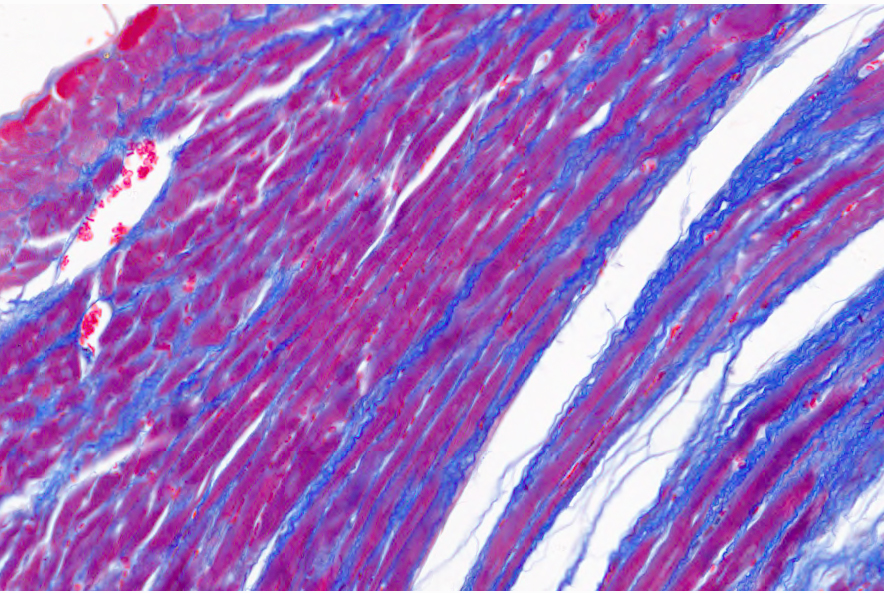
#> input picture TestImage.jpg, 884 x 593 px
$ jupyter execute Histology_HSV_Isolation.ipynb   (shell and % lines are left out)
#> lines starting #> are read from the running program, lines starting #| are printed output that depends on the picture
### hex_to_rgb.py
#!/usr/bin/env python3
# encoding: utf-8
#
# Copyright (C) 2022 Max Planck Institute for Multidisclplinary Sciences
# Copyright (C) 2022 University Medical Center Goettingen
# Copyright (C) 2022 Ajinkya Kulkarni <ajinkya.kulkarni@mpinat.mpg.de>
#
# This program is free software: you can redistribute it and/or modify
# it under the terms of the GNU Affero General Public License as
# published by the Free Software Foundation, either version 3 of the
# License, or (at your option) any later version.
#
# This program is distributed in the hope that it will be useful,
# but WITHOUT ANY WARRANTY; without even the implied warranty of
# MERCHANTABILITY or FITNESS FOR A PARTICULAR PURPOSE.  See the
# GNU Affero General Public License for more details.
#
# You should have received a copy of the GNU Affero General Public License
# along with this program. If not, see <https://www.gnu.org/licenses/>.

########################################################################################

from matplotlib.colors import hex2color
import numpy as np

def hex_to_rgb(hexcode):
	"""
	Convert hex color code to RGB color values.

	Parameters:
	hexcode (str): Hex color code string in the format of "#RRGGBB"

	Returns:
	np.ndarray: RGB color values as integers in the format of [R, G, B]

	Raises:
	TypeError: If input is not a string
	ValueError: If input string is not in the format of "#RRGGBB"
	"""
	if not isinstance(hexcode, str):
		raise TypeError("Input must be a string")
	if not hexcode.startswith("#") or len(hexcode) != 7:
		raise ValueError("Invalid hexcode format, should be in the format of '#RRGGBB'")

	# Convert hexcode to RGB color values using matplotlib hex2color function
	rgb_color_raw = np.asarray(hex2color(hexcode))

	# Multiply by 255 to get RGB values in the range of 0-255
	rgb_color = np.rint(255 * rgb_color_raw).astype(int)

	return rgb_color

### rgb_to_hsv.py
#!/usr/bin/env python3
# encoding: utf-8
#
# Copyright (C) 2022 Max Planck Institute for Multidisclplinary Sciences
# Copyright (C) 2022 University Medical Center Goettingen
# Copyright (C) 2022 Ajinkya Kulkarni <ajinkya.kulkarni@mpinat.mpg.de>
#
# This program is free software: you can redistribute it and/or modify
# it under the terms of the GNU Affero General Public License as
# published by the Free Software Foundation, either version 3 of the
# License, or (at your option) any later version.
#
# This program is distributed in the hope that it will be useful,
# but WITHOUT ANY WARRANTY; without even the implied warranty of
# MERCHANTABILITY or FITNESS FOR A PARTICULAR PURPOSE.  See the
# GNU Affero General Public License for more details.
#
# You should have received a copy of the GNU Affero General Public License
# along with this program. If not, see <https://www.gnu.org/licenses/>.

########################################################################################

import cv2
import numpy as np

def rgb_to_hsv(array):
	"""
	Convert RGB color to HSV color.

	Parameters:
	array (list or numpy.ndarray): RGB values of the color in the format [R, G, B].

	Returns:
	numpy.ndarray: HSV values of the color in the format [H, S, V].
	"""
	if not isinstance(array, (list, np.ndarray)):
		raise TypeError("Input must be a list or numpy array")
	if len(array) != 3:
		raise ValueError("Invalid RGB array format")

	# Convert RGB to HSV
	rgb = np.array([[array]], dtype = np.uint8)
	hsv_raw = cv2.cvtColor(rgb, cv2.COLOR_RGB2HSV)

	#squeeze the array and round it to nearest int
	hsv_color = np.rint(hsv_raw.squeeze()).astype(int)

	return hsv_color

### Histology_HSV_Isolation.ipynb
[cell 1]
from PIL import Image
import numpy as np
import cv2
from skimage.color import rgb2gray

import matplotlib.pyplot as plt
plt.rcParams.update({'font.size': 12})

[cell 2]
import sys

# Don't generate the __pycache__ folder locally
sys.dont_write_bytecode = True

# Print exception without the buit-in python warning
sys.tracebacklimit = 0

[cell 3]
from hex_to_rgb import *

from rgb_to_hsv import *

[cell 4]
LowerColorRGB = hex_to_rgb('#81C9E0')

LowerColorHSV = rgb_to_hsv(LowerColorRGB)

LowerColorHSV

[cell 5]
HigherColorRGB = hex_to_rgb('#003DF9')

HigherColorHSV = rgb_to_hsv(HigherColorRGB)

HigherColorHSV

[cell 6]
raw_image_from_pillow = Image.open('TestImage.jpg')
#> raw_image_from_pillow is the input picture: PIL image 884x593 RGB; mean R, G, B 158.4, 113.4, 193

[cell 7]
raw_image = np.array(raw_image_from_pillow)

[cell 8]
HSV_image = cv2.cvtColor(raw_image, cv2.COLOR_RGB2HSV)
#> HSV_image: shape (593, 884, 3); mean H, S, V 131.2, 121.2, 197.3

[cell 9]
mask = cv2.inRange(HSV_image,
                   LowerColorHSV,
                   HigherColorHSV)
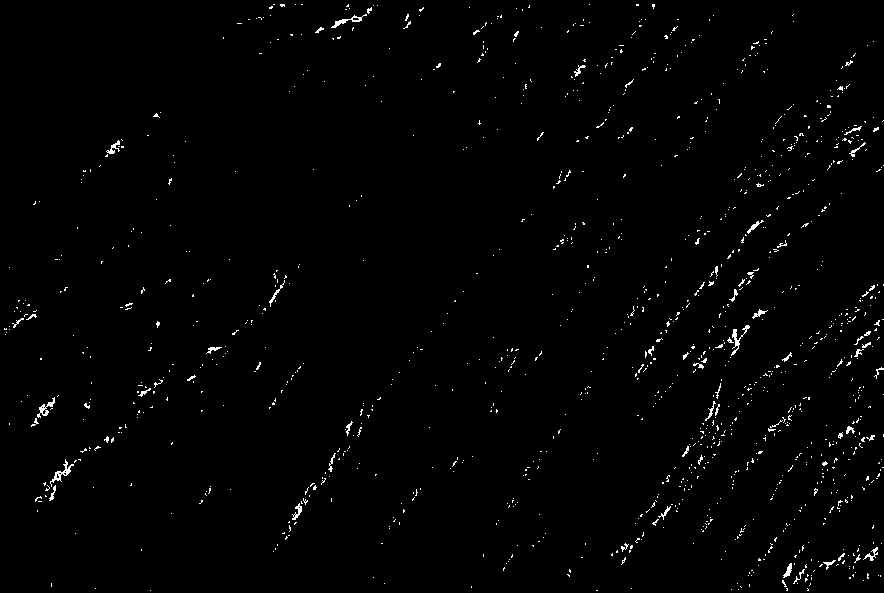
#> mask: shape (593, 884); 1.2% white in thin lines or dots

blue_pixels = np.count_nonzero(mask)
#> blue_pixels = 6206

########################

output_HSV_image = cv2.bitwise_and(HSV_image,
                                   HSV_image,
                                   mask = mask)
#> output_HSV_image: shape (593, 884, 3); mean H, S, V 1.3, 1.7, 2.7

output_RGB_image = cv2.cvtColor(output_HSV_image,
                                cv2.COLOR_HSV2RGB)
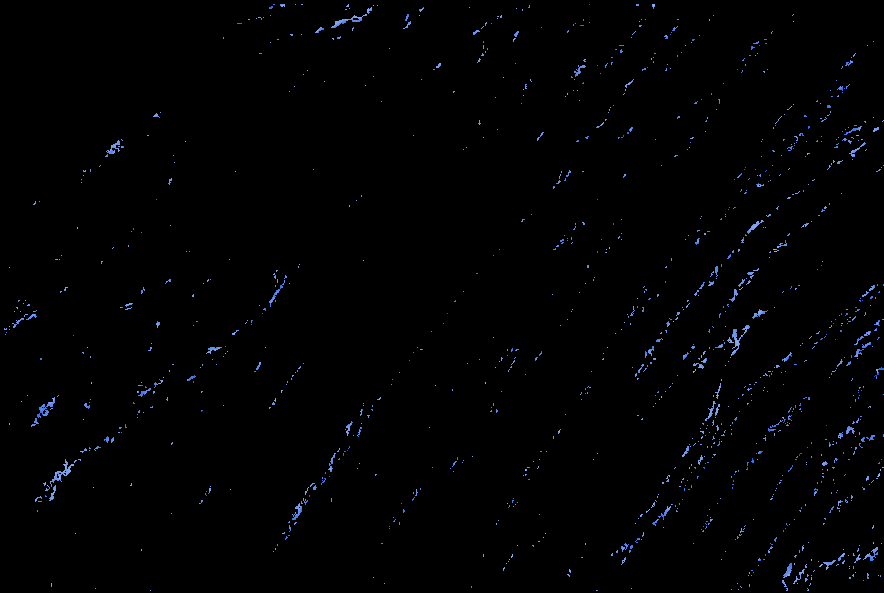
#> output_RGB_image: shape (593, 884, 3); mean R, G, B 1.2, 1.7, 2.7

[cell 10]
image_gray = 255 * rgb2gray(raw_image)
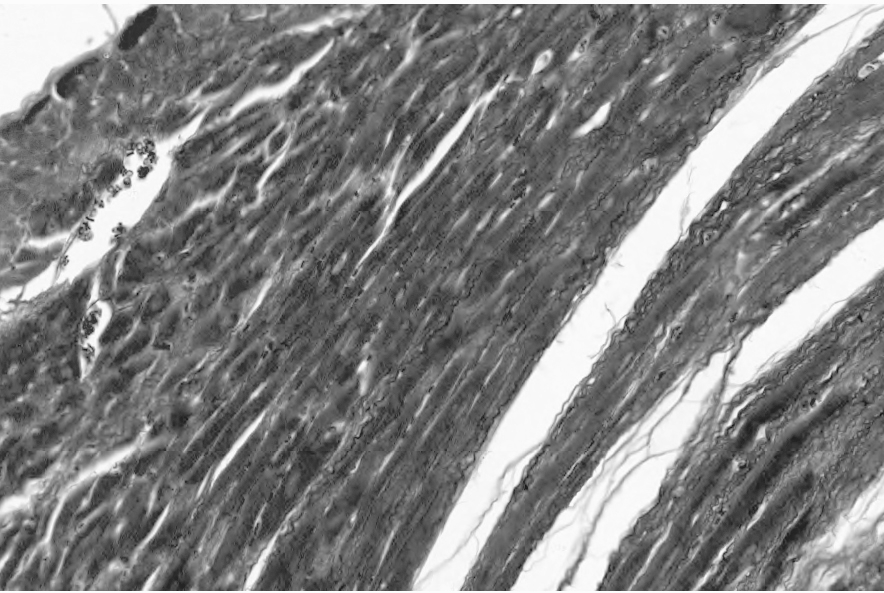
#> image_gray: shape (593, 884) float64; min 22.07, max 254.5, mean 128.7

whiteness_threshold = 200

non_white_pixels = np.count_nonzero(image_gray < whiteness_threshold)
#> non_white_pixels = 438861

[cell 11]
isolated_RGB_image = output_RGB_image.copy()

isolated_RGB_image = np.where(np.all(isolated_RGB_image == [0, 0, 0],
                                     axis = -1, keepdims = True),
                              [255, 255, 255],
                              isolated_RGB_image)
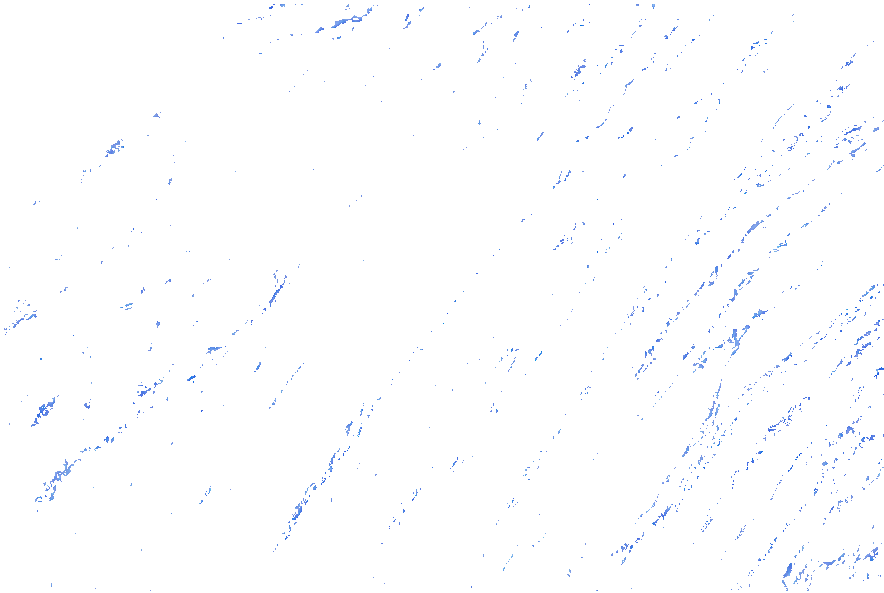
#> isolated_RGB_image: shape (593, 884, 3) int64; mean R, G, B 253.2, 253.7, 254.7

[cell 12]
percentage_area = np.round((100 * blue_pixels / non_white_pixels), 2)
#> percentage_area = 1.41

[cell 13]
mosaic = "AB"
fig = plt.figure(constrained_layout = True)

ax = fig.subplot_mosaic(mosaic)

ax['A'].imshow(raw_image)
ax['A'].set_title('Uploaded Image')
ax['A'].set_xticks([])
ax['A'].set_yticks([])

#####

ax['B'].imshow(isolated_RGB_image)
ax['B'].set_title('Isolated pixels, ' + str(percentage_area) + '%')
ax['B'].set_xticks([])
ax['B'].set_yticks([])

plt.show()
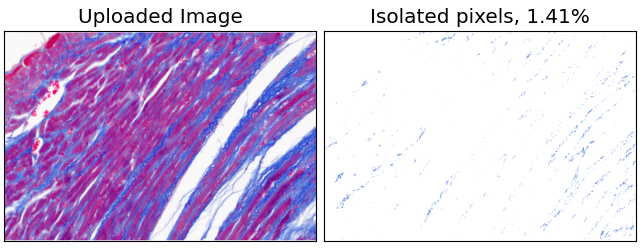
#> figure drawn by matplotlib, 2 panels
